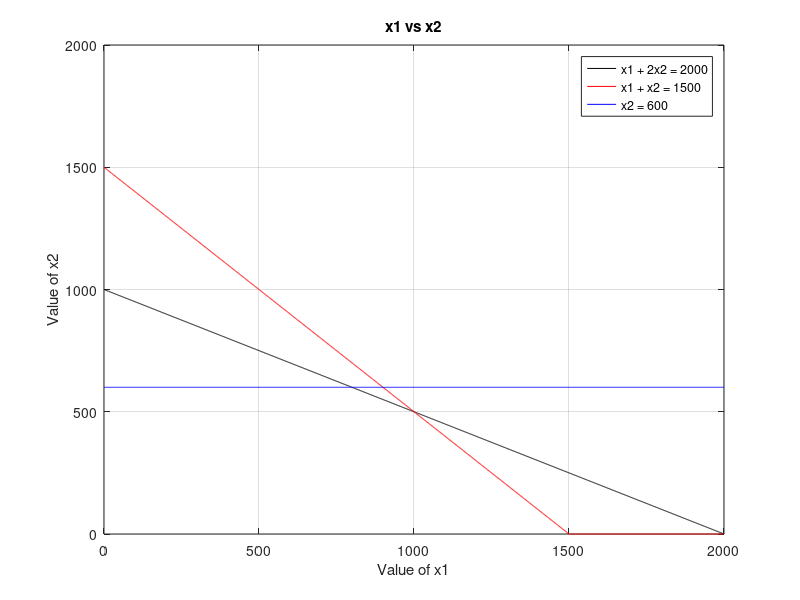

Write MATLAB code to recreate this figure. (Note: this script raises an error after producing the figure.)
% Z = 3x1 + 5x2
% x1 + 2x2 <= 2000
% x1 + x2 <= 1500
% x2 <= 600
% x1, x2 >= 0


format long
clc
% C = input("Enter the Cost vector: \n");
% disp(C);
% A = input("Enter the Cofficient matrix of Constraints: \n");
% disp(A);
% B = input("Enter the solution matrix of Constraints");
% disp(B);

C = [3 5];
A = [1 2; 1 1; 0 1];
B = [2000; 1500; 600];

y1 = 0 : 1 : max(B);
x21 = (B(1) - A(1, 1) .* y1) ./ A(1, 2);
x22 = (B(2) - A(2, 1) .* y1) ./ A(2, 2);
x23 = (B(3) - A(3, 1) .* y1) ./ A(3, 2);

x21 = max(0, x21);
x22 = max(0, x22);
x23 = max(0, x23);
plot(y1, x21, 'k', y1, x22, 'r', y1, x23, 'b');
xlabel("Value of x1");
ylabel("Value of x2");
title("x1 vs x2");
legend("x1 + 2x2 = 2000", "x1 + x2 = 1500", "x2 = 600");
grid on;

cx1 = find(y1 == 0);
c1 = find(x21 == 0);
Line1 = [y1(:, [c1 cx1]); x21(:, [c1 cx1])]';

c2 = find(x22 == 0);
Line2 = [y1(:, [c2 cx1]); x22(:, [c2 cx1])]';

c3 = find(x23 == 0);
Line3 = [y1(:, [c3 cx1]); x23(:, [c3 cx1])]';

corpt = unique([Line1; Line2; Line3], 'rows');

HG = [0; 0];
for i = 1 : size(A, 1)
    hg1 = A(i, :);
    B1 = B(i, :);
    for j = i + 1 : size(A, 1)
        hg2 = A(j, :);
        B2 = B(j, :);
        Aa = [hg1 ; hg2];
        Bb = [B1; B2];
        Xx = Aa \ Bb;
        HG = [HG Xx];
    end
end
pt = HG';

allpt = [pt; corpt];
points = unique(allpt, 'rows');

PT = constraint(points);
PT = unique(PT, 'rows');


for i = 1 : size(PT, 1)
    Fx(i, :) = sum(PT(i, :) .* C);
end
Vert_Fns = [PT Fx];

[fxval, indfx] = max(Fx);
optval = Vert_Fns(indfx, :);
OPTIMAL_BFS = array2table(optval);
disp(OPTIMAL_BFS);